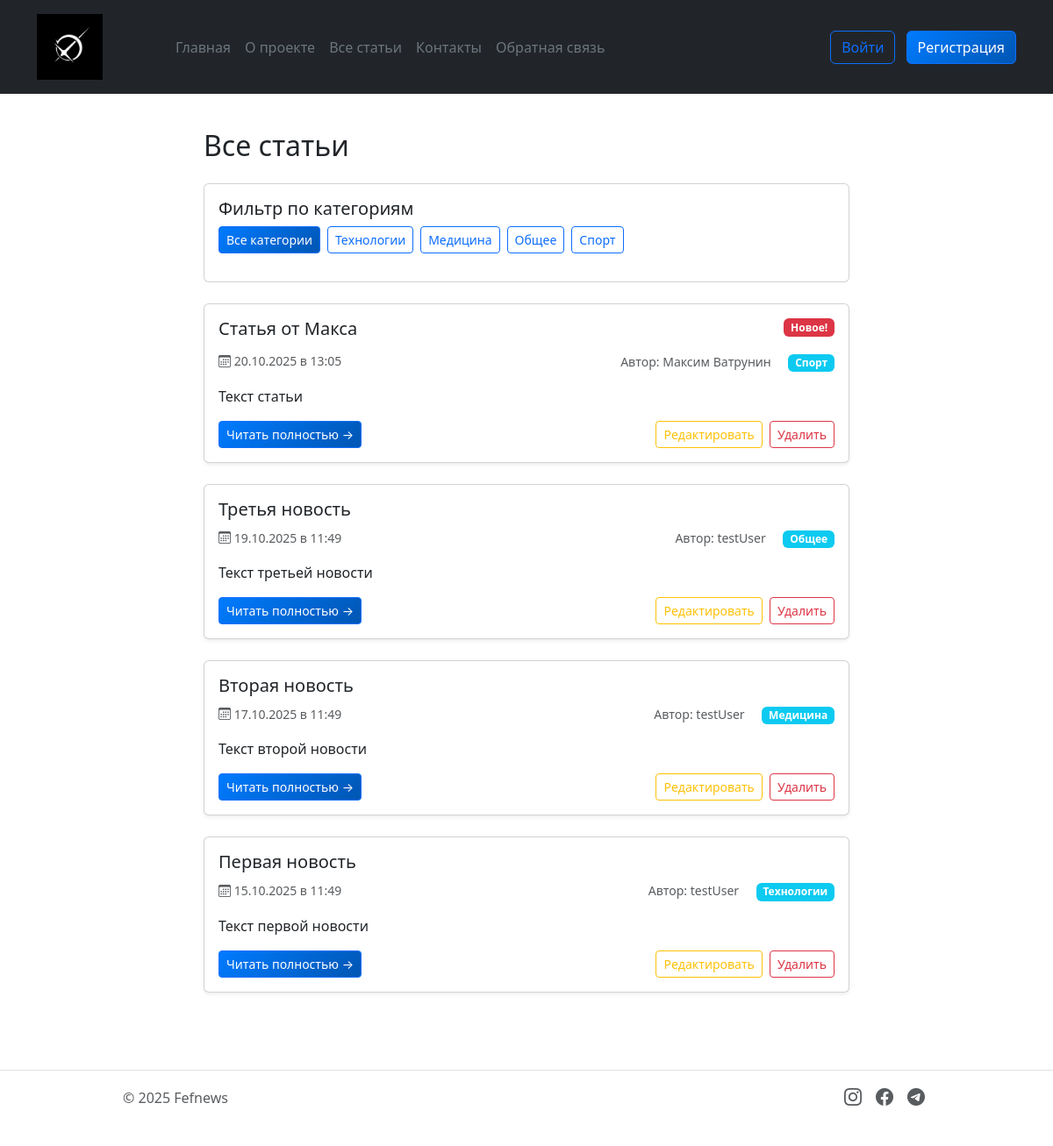
The page /articles on the database its author committed.
### models.py (models this page shows, shortened)
class Article(db.Model):
    __tablename__ = 'article'
    id = db.Column(db.Integer, primary_key=True)
    title = db.Column(db.String(200), nullable=False)
    text = db.Column(db.Text, nullable=False)
    created_date = db.Column(db.DateTime, default=datetime.now)
    user_id = db.Column(db.Integer, db.ForeignKey('user.id'), nullable=False)
    category = db.Column(db.String(50), nullable=False, default='general')
    comments = db.relationship('Comment', backref='article', lazy=True, cascade='all, delete-orphan')

class User(db.Model, UserMixin):
    __tablename__ = 'user'
    id = db.Column(db.Integer, primary_key=True)
    name = db.Column(db.String(100), nullable=False)
    email = db.Column(db.String(100), nullable=False, unique=True)
    hashed_password = db.Column(db.String(200), nullable=False)
    created_date = db.Column(db.DateTime, default=datetime.now)
    articles = db.relationship('Article', backref='author', lazy=True)

### app.py (the view)
@app.route("/articles")
def articles():
    category = request.args.get('category', '').strip()
    if category:
        return articles_by_category(category)
    articles = get_articles()
    return render_template('articles.html', articles=articles)

### app.py (called while the page is built)
def get_articles(category=None):
    query = Article.query
    if category:
        query = query.filter_by(category=category)
    articles_from_db = query.order_by(Article.created_date.desc()).all()
    articles = []
    for article in articles_from_db:
        articles.append({
            'id': article.id,
            'title': article.title,
            'date': article.created_date,
            'preview': article.text[:100] + '...' if len(article.text) > 100 else article.text,
            'content': article.text,
            'author': article.author.name,
            'category': article.category
        })
    return articles

def get_categories():
    categories = db.session.query(Article.category).distinct().all()
    return [category[0] for category in categories]

@app.context_processor
def inject_today():
    return {'today': datetime.now().date()}

@app.context_processor
def inject_categories():
    categories = get_categories()
    return {'categories': categories}

@app.context_processor
def inject_current_user():
    return {'current_user': current_user}

### templates/articles.html (shortened to what this page needs)
{% extends 'base.html' %}
{% block content %}
<div class="container">
	<div class="row align-items-center mb-4">
		<div class="col">
			<h2 class="mb-0">
				{% if current_category %}
				Статьи в категории: "{{ current_category }}"
				{% else %}
				Все статьи
				{% endif %}
			</h2>
		</div>
	</div>
	<div class="card mb-4">
		<div class="card-body">
			<h5 class="card-title">Фильтр по категориям</h5>
			<div class="categories-nav mb-3">
				<div class="d-flex flex-wrap gap-2">
					<a href="{{ url_for('articles') }}"
						class="btn {% if not current_category %}btn-primary{% else %}btn-outline-primary{% endif %} btn-sm">
						Все категории
					</a>
					{% for cat in categories %}
					<a href="{{ url_for('articles_by_category', category=cat) }}"
						class="btn {% if current_category == cat %}btn-primary{% else %}btn-outline-primary{% endif %} btn-sm">
						{{ cat }}
					</a>
					{% endfor %}
				</div>
			</div>
		</div>
	</div>
	{% if articles %}
	<div class="row">
		{% for article in articles %}
		<div class="col-12 mb-4">
			<div class="card news-card h-100 shadow-sm">
				<div class="card-body">
					<div class="d-flex justify-content-between align-items-start mb-2">
						<h5 class="card-title mb-0">{{ article.title }}</h5>
						{% if article.date.date() == today %}
						<span class="badge bg-danger mb-2">Новое!</span>
						{% endif %}
					</div>
					<div class="d-flex justify-content-between align-items-center mb-3">
						<p class="card-text text-muted small mb-0">
							<i class="bi bi-calendar3"></i> {{ article.date.strftime('%d.%m.%Y в %H:%M') }}
						</p>
						<div>
							{% if article.author %}
							<span class="card-text text-muted small me-3">
								Автор: {{ article.author }}
							</span>
							{% endif %}
							<span class="badge bg-info">{{ article.category }}</span>
						</div>
					</div>
					<p class="card-text mb-3">{{ article.preview }}</p>
					<div class="row align-items-center">
						<div class="col-md-6">
							<a href="{{ url_for('news', id=article.id) }}" class="btn btn-primary btn-sm">
								Читать полностью →
							</a>
						</div>
						<div class="col-md-6 text-md-end mt-2 mt-md-0">
							<a href="{{ url_for('edit_article', id=article.id) }}"
								class="btn btn-outline-warning btn-sm me-1">
								Редактировать
							</a>
							<form action="{{ url_for('delete_article', id=article.id) }}" method="POST" class="d-inline"
								onsubmit="return confirm('Удалить статью?')">
								<button type="submit" class="btn btn-outline-danger btn-sm">
							        Удалить
								</button>
							</form>
						</div>
					</div>
				</div>
			</div>
		</div>
		{% endfor %}
	</div>
	{% endif %}
</div>
{% endblock %}

### static/css_styles/feedback.css (style rules this page uses)
.btn-primary { background: linear-gradient(135deg, #007bff 0%, #0056b3 100%); border: none; border-radius: 8px; padding: 0.75rem 2rem; font-weight: 600; transition: all 0.3s ease; }

### rows shown on the page
Article: category "Технологии", title "Первая новость", date "15.10.2025 в 11:49", category "Технологии", preview "Текст первой новости"
Article: category "Медицина", title "Вторая новость", date "17.10.2025 в 11:49", category "Медицина", preview "Текст второй новости"
Article: category "Общее", title "Третья новость", date "19.10.2025 в 11:49", category "Общее", preview "Текст третьей новости"
Article: category "Спорт", title "Статья от Макса", date "20.10.2025 в 13:05", category "Спорт", preview "Текст статьи"
User: author "Максим Ватрунин"
User: author "testUser" "testUser" "testUser"
